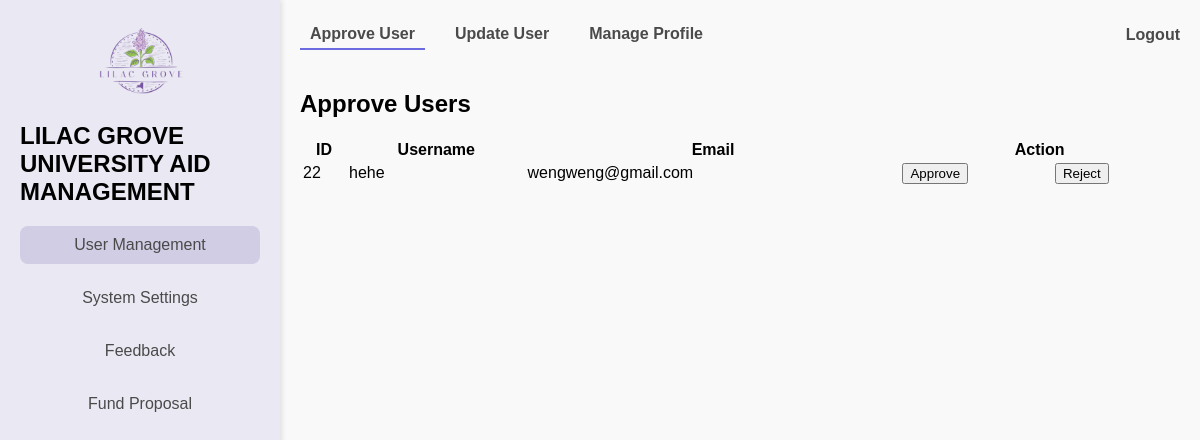
The app's page /profile/ (signed in), older data.
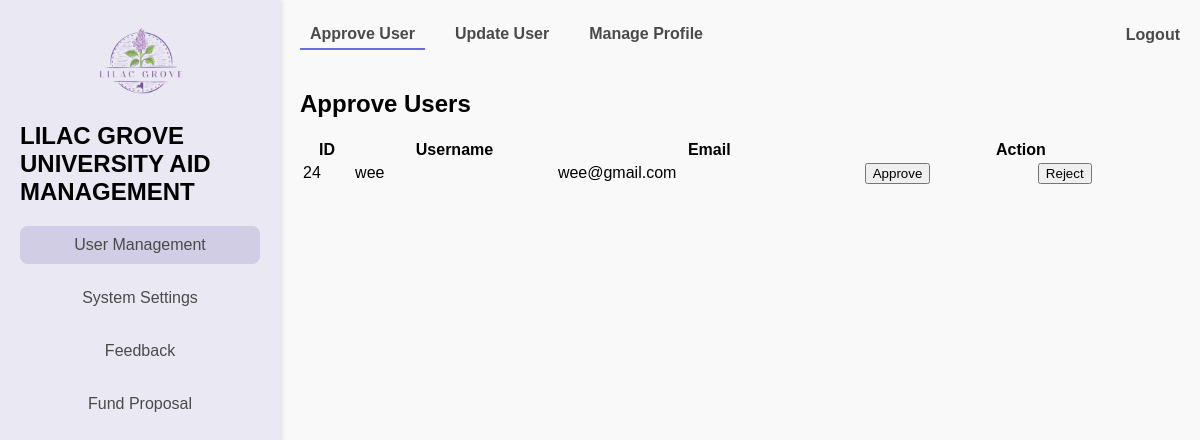
The same page, newer data.
### users/models.py (models this page shows, shortened)
class Account(AbstractUser):
    ROLE_LIST = [
        ('student', 'Student'),
        ('officer', 'Aid Officer'),
        ('funder', 'Funder'),
        ('administrator', 'Administrator'),
    ]
    role                = models.CharField(max_length=13, choices=ROLE_LIST)
    study_program       = models.CharField(max_length=100, blank=True, null=True) # only for Students
    years_of_study      = models.IntegerField(blank=True, null=True)
    gpa                 = models.FloatField(blank=True, null=True)
    organization_name   = models.CharField(max_length=255, blank=True, null=True)
    is_approved         = models.BooleanField(default=False)
    phone_number        = models.CharField(max_length=15, blank=True, null=True)
    created_at          = models.DateTimeField(default=now)
    updated_at          = models.DateTimeField(auto_now=True)
    class Meta:
        db_table = 'users_masterlist'

### users/views.py (the view)
# urls.py: path('profile/', views.dashboard, name = 'dashboard'),
@login_required
def dashboard(request):
    role_dashboard_map = {
        'administrator': admin_dashboard,
        'student': student_dashboard,
        'officer': officer_dashboard,
        'funder': funder_dashboard,
    }
    user_role = request.user.role
    if user_role in role_dashboard_map:
        return role_dashboard_map[user_role](request)
    else:
        messages.error(request, "Your role is not recognized. Please contact support.")
        return redirect('home')  # Redirect to a safe fallback page

### users/views.py (called while the page is built)
def role_required(role_name):
    def decorator(view_func):
        def wrapper(request, *args, **kwargs):
            if request.user.role != role_name:
                raise PermissionDenied("You do not have permission to access this page.")
            return view_func(request, *args, **kwargs)
        return wrapper
    return decorator

@role_required('administrator')
@login_required
def admin_dashboard(request):
    active_tab = request.GET.get('tab', 'pending_users')
    if request.user.role != 'administrator':
        raise PermissionDenied("You do not have permission to access this page.")
    context = {'active_tab': active_tab}
    if active_tab == 'pending_users':
        pending_users = Account.objects.filter(is_approved=False)
        context['pending_users'] = pending_users
    elif active_tab == 'update_user':
        users = Account.objects.all()
        context['users'] = users
    elif active_tab == 'manage_profile':
        pass
    return render(request, 'dashboards/admin_dashboard.html', context)

### users/templates/dashboards/admin_dashboard.html (shortened to what this page needs)
{% extends "dashboards/dashboard.html" %}
{% load static %}
{% block menu %}
    <a href="#" class="menu-item active">User Management</a>
    <a href="#" class="menu-item">System Settings</a>
    <a href="#" class="menu-item">Feedback</a>
    <a href="#" class="menu-item">Fund Proposal</a>
{% endblock menu %}
{% block navbar %}
    <a href="{% url 'dashboard' %}?tab=pending_users" class="tab {% if active_tab == 'pending_users' %}active{% endif %}">Approve User</a>
    <a href="{% url 'dashboard' %}?tab=update_user" class="tab {% if active_tab == 'update_user' %}active{% endif %}">Update User</a>
    <a href="{% url 'dashboard' %}?tab=manage_profile" class="tab {% if active_tab == 'manage_profile' %}active{% endif %}">Manage Profile</a>
{% endblock navbar %}
{% block dashboard %}
    {% if active_tab == 'pending_users' %}
        <h2>Approve Users</h2>
        <table>
            <thead>
                <tr>
                    <th>ID</th>
                    <th>Username</th>
                    <th>Email</th>
                    <th colspan='2'>Action</th>
                </tr>
            </thead>
            <tbody>
                {% for user in pending_users %}
                <tr>
                    <td>{{ user.id }}</td>
                    <td>{{ user.username }}</td>
                    <td>{{ user.email }}</td>
                    <td>
                        <form action="{% url 'approve_user' user.id %}" method="post" style="display: inline;">
                            <button type="submit" class="btn btn-success">Approve</button>
                        </form>
                    </td>
                    <td>
                        <form action="{% url 'reject_user' user.id %}" method="post" style="display: inline;" onsubmit="return confirm('Are you sure you want to reject this user?');">
                            <button type="submit" class="btn btn-danger">Reject</button>
                        </form>
                    </td>
                </tr>
                {% empty %}
                <tr>
                    <td colspan="5">No pending users to approve.</td>
                </tr>
                {% endfor %}
            </tbody>
        </table>
    {% elif active_tab == 'manage_profile' %}
        <h2>Manage Profile</h2>
    {% endif %}
{% endblock dashboard %}

Row changes from the older to the newer data that the page shows:
no longer on this page (row edited): Account: id "22", username "hehe", email "wengweng@gmail.com"
now on this page (row edited): Account: id "24", username "wee", email "wee@gmail.com"
